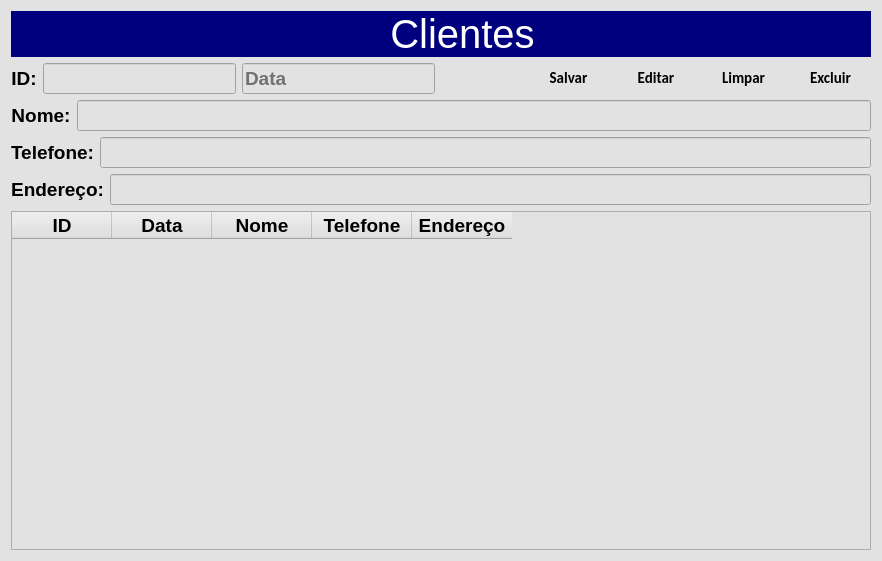
<?xml version="1.0" encoding="UTF-8"?>
<ui version="4.0">
 <class>Clientes</class>
 <widget class="QDialog" name="Clientes">
  <property name="geometry">
   <rect>
    <x>0</x>
    <y>0</y>
    <width>882</width>
    <height>561</height>
   </rect>
  </property>
  <property name="windowTitle">
   <string>Dialog</string>
  </property>
  <property name="styleSheet">
   <string notr="true">background-color: rgb(226, 226, 226);</string>
  </property>
  <layout class="QGridLayout" name="gridLayout">
   <item row="0" column="0">
    <layout class="QHBoxLayout" name="horizontalLayout">
     <property name="spacing">
      <number>0</number>
     </property>
     <item>
      <widget class="QPushButton" name="btn_Voltar">
       <property name="sizePolicy">
        <sizepolicy hsizetype="Fixed" vsizetype="Minimum">
         <horstretch>0</horstretch>
         <verstretch>0</verstretch>
        </sizepolicy>
       </property>
       <property name="font">
        <font>
         <family>Segoe UI Black</family>
         <pointsize>12</pointsize>
         <weight>75</weight>
         <bold>true</bold>
        </font>
       </property>
       <property name="cursor">
        <cursorShape>PointingHandCursor</cursorShape>
       </property>
       <property name="toolTip">
        <string/>
       </property>
       <property name="styleSheet">
        <string notr="true">QPushButton{
	background-color: rgb(0, 0, 127);
 	border-radius: 0px
}

QPushButton:hover{
	background-color: rgb(0, 85, 255);
	color:rgb(200,200,200)
}

QPushButton:pressed{
  background-color:rgb(35,35,35);
  color:rgb(200,200,200)
}
</string>
       </property>
       <property name="text">
        <string/>
       </property>
       <property name="icon">
        <iconset>
         <normaloff>:/image/imagens/voltar1.png</normaloff>:/image/imagens/voltar1.png</iconset>
       </property>
       <property name="iconSize">
        <size>
         <width>80</width>
         <height>45</height>
        </size>
       </property>
       <property name="default">
        <bool>false</bool>
       </property>
       <property name="flat">
        <bool>false</bool>
       </property>
      </widget>
     </item>
     <item>
      <widget class="QLabel" name="label">
       <property name="font">
        <font>
         <pointsize>30</pointsize>
        </font>
       </property>
       <property name="styleSheet">
        <string notr="true">color: rgb(255, 255, 255);
background-color: rgb(0, 0, 127);</string>
       </property>
       <property name="text">
        <string>Clientes</string>
       </property>
       <property name="alignment">
        <set>Qt::AlignCenter</set>
       </property>
      </widget>
     </item>
    </layout>
   </item>
   <item row="1" column="0">
    <layout class="QGridLayout" name="gridLayout_2">
     <item row="0" column="2">
      <widget class="QLineEdit" name="L_Data">
       <property name="sizePolicy">
        <sizepolicy hsizetype="Fixed" vsizetype="Fixed">
         <horstretch>0</horstretch>
         <verstretch>0</verstretch>
        </sizepolicy>
       </property>
       <property name="font">
        <font>
         <pointsize>14</pointsize>
         <weight>75</weight>
         <bold>true</bold>
        </font>
       </property>
       <property name="cursor">
        <cursorShape>ArrowCursor</cursorShape>
       </property>
       <property name="inputMask">
        <string/>
       </property>
       <property name="cursorPosition">
        <number>0</number>
       </property>
       <property name="placeholderText">
        <string>Data</string>
       </property>
      </widget>
     </item>
     <item row="0" column="4">
      <widget class="QPushButton" name="btn_Salvar">
       <property name="font">
        <font>
         <family>Calibri</family>
         <pointsize>11</pointsize>
         <weight>75</weight>
         <bold>true</bold>
        </font>
       </property>
       <property name="cursor">
        <cursorShape>PointingHandCursor</cursorShape>
       </property>
       <property name="toolTip">
        <string>Salvar</string>
       </property>
       <property name="styleSheet">
        <string notr="true">QPushButton{
   border-radius: 8px
}

QPushButton:hover{
  background-color:rgb(50,50,50);
  color:rgb(200,200,200)
}

QPushButton:pressed{
  background-color:rgb(35,35,35);
  color:rgb(200,200,200)
}
</string>
       </property>
       <property name="text">
        <string>Salvar</string>
       </property>
       <property name="icon">
        <iconset>
         <normaloff>:/image/imagens/media-floppy.32.png</normaloff>:/image/imagens/media-floppy.32.png</iconset>
       </property>
       <property name="iconSize">
        <size>
         <width>45</width>
         <height>45</height>
        </size>
       </property>
      </widget>
     </item>
     <item row="0" column="0">
      <widget class="QLabel" name="label_3">
       <property name="sizePolicy">
        <sizepolicy hsizetype="Fixed" vsizetype="Fixed">
         <horstretch>0</horstretch>
         <verstretch>0</verstretch>
        </sizepolicy>
       </property>
       <property name="font">
        <font>
         <pointsize>14</pointsize>
         <weight>75</weight>
         <bold>true</bold>
        </font>
       </property>
       <property name="text">
        <string>ID:</string>
       </property>
       <property name="textFormat">
        <enum>Qt::AutoText</enum>
       </property>
       <property name="alignment">
        <set>Qt::AlignCenter</set>
       </property>
      </widget>
     </item>
     <item row="0" column="3">
      <widget class="QPushButton" name="btn_Calendario">
       <property name="font">
        <font>
         <family>Calibri</family>
         <pointsize>11</pointsize>
         <weight>75</weight>
         <bold>true</bold>
        </font>
       </property>
       <property name="cursor">
        <cursorShape>PointingHandCursor</cursorShape>
       </property>
       <property name="toolTip">
        <string>Salvar</string>
       </property>
       <property name="styleSheet">
        <string notr="true">QPushButton{
   border-radius: 8px
}

QPushButton:hover{
  background-color:rgb(50,50,50);
  color:rgb(200,200,200)
}

QPushButton:pressed{
  background-color:rgb(35,35,35);
  color:rgb(200,200,200)
}
</string>
       </property>
       <property name="text">
        <string/>
       </property>
       <property name="icon">
        <iconset>
         <normaloff>:/image/imagens/calendario.png</normaloff>:/image/imagens/calendario.png</iconset>
       </property>
       <property name="iconSize">
        <size>
         <width>45</width>
         <height>45</height>
        </size>
       </property>
      </widget>
     </item>
     <item row="0" column="5">
      <widget class="QPushButton" name="btn_Editar">
       <property name="font">
        <font>
         <family>Calibri</family>
         <pointsize>11</pointsize>
         <weight>75</weight>
         <bold>true</bold>
        </font>
       </property>
       <property name="cursor">
        <cursorShape>PointingHandCursor</cursorShape>
       </property>
       <property name="toolTip">
        <string>Salvar</string>
       </property>
       <property name="styleSheet">
        <string notr="true">QPushButton{
   border-radius: 8px
}

QPushButton:hover{
  background-color:rgb(50,50,50);
  color:rgb(200,200,200)
}

QPushButton:pressed{
  background-color:rgb(35,35,35);
  color:rgb(200,200,200)
}
</string>
       </property>
       <property name="text">
        <string>Editar</string>
       </property>
       <property name="icon">
        <iconset>
         <normaloff>:/image/imagens/editar (1).png</normaloff>:/image/imagens/editar (1).png</iconset>
       </property>
       <property name="iconSize">
        <size>
         <width>45</width>
         <height>36</height>
        </size>
       </property>
      </widget>
     </item>
     <item row="0" column="7">
      <widget class="QPushButton" name="btn_Excluir">
       <property name="font">
        <font>
         <family>Calibri</family>
         <pointsize>11</pointsize>
         <weight>75</weight>
         <bold>true</bold>
        </font>
       </property>
       <property name="cursor">
        <cursorShape>PointingHandCursor</cursorShape>
       </property>
       <property name="toolTip">
        <string>Excluir</string>
       </property>
       <property name="styleSheet">
        <string notr="true">QPushButton{
   border-radius: 8px
}

QPushButton:hover{
  background-color:rgb(50,50,50);
  color:rgb(200,200,200)
}

QPushButton:pressed{
  background-color:rgb(35,35,35);
  color:rgb(200,200,200)
}
</string>
       </property>
       <property name="text">
        <string>Excluir</string>
       </property>
       <property name="icon">
        <iconset>
         <normaloff>:/image/imagens/excluir-arquivo.png</normaloff>:/image/imagens/excluir-arquivo.png</iconset>
       </property>
       <property name="iconSize">
        <size>
         <width>45</width>
         <height>36</height>
        </size>
       </property>
      </widget>
     </item>
     <item row="0" column="1">
      <widget class="QLineEdit" name="L_Id">
       <property name="enabled">
        <bool>false</bool>
       </property>
       <property name="sizePolicy">
        <sizepolicy hsizetype="Fixed" vsizetype="Fixed">
         <horstretch>0</horstretch>
         <verstretch>0</verstretch>
        </sizepolicy>
       </property>
       <property name="font">
        <font>
         <pointsize>14</pointsize>
         <weight>75</weight>
         <bold>true</bold>
        </font>
       </property>
       <property name="cursorPosition">
        <number>0</number>
       </property>
      </widget>
     </item>
     <item row="0" column="6">
      <widget class="QPushButton" name="btn_Limpar">
       <property name="font">
        <font>
         <family>Calibri</family>
         <pointsize>11</pointsize>
         <weight>75</weight>
         <bold>true</bold>
        </font>
       </property>
       <property name="cursor">
        <cursorShape>PointingHandCursor</cursorShape>
       </property>
       <property name="toolTip">
        <string>Salvar</string>
       </property>
       <property name="styleSheet">
        <string notr="true">QPushButton{
   border-radius: 8px
}

QPushButton:hover{
  background-color:rgb(50,50,50);
  color:rgb(200,200,200)
}

QPushButton:pressed{
  background-color:rgb(35,35,35);
  color:rgb(200,200,200)
}
</string>
       </property>
       <property name="text">
        <string>Limpar</string>
       </property>
       <property name="icon">
        <iconset>
         <normaloff>:/image/imagens/editar (1).png</normaloff>:/image/imagens/editar (1).png</iconset>
       </property>
       <property name="iconSize">
        <size>
         <width>45</width>
         <height>36</height>
        </size>
       </property>
      </widget>
     </item>
    </layout>
   </item>
   <item row="2" column="0">
    <layout class="QGridLayout" name="gridLayout_3">
     <item row="0" column="0">
      <widget class="QLabel" name="label_4">
       <property name="font">
        <font>
         <pointsize>14</pointsize>
         <weight>75</weight>
         <bold>true</bold>
        </font>
       </property>
       <property name="text">
        <string>Nome:</string>
       </property>
       <property name="textFormat">
        <enum>Qt::AutoText</enum>
       </property>
       <property name="alignment">
        <set>Qt::AlignCenter</set>
       </property>
      </widget>
     </item>
     <item row="0" column="1">
      <widget class="QLineEdit" name="L_Nome">
       <property name="font">
        <font>
         <pointsize>14</pointsize>
         <weight>75</weight>
         <bold>true</bold>
        </font>
       </property>
       <property name="cursorPosition">
        <number>0</number>
       </property>
      </widget>
     </item>
    </layout>
   </item>
   <item row="3" column="0">
    <layout class="QGridLayout" name="gridLayout_4">
     <item row="0" column="0">
      <widget class="QLabel" name="label_5">
       <property name="font">
        <font>
         <pointsize>14</pointsize>
         <weight>75</weight>
         <bold>true</bold>
        </font>
       </property>
       <property name="text">
        <string>Telefone:</string>
       </property>
       <property name="textFormat">
        <enum>Qt::AutoText</enum>
       </property>
       <property name="alignment">
        <set>Qt::AlignCenter</set>
       </property>
      </widget>
     </item>
     <item row="0" column="1">
      <widget class="QLineEdit" name="L_Telefone">
       <property name="font">
        <font>
         <pointsize>14</pointsize>
         <weight>75</weight>
         <bold>true</bold>
        </font>
       </property>
       <property name="inputMask">
        <string/>
       </property>
       <property name="cursorPosition">
        <number>0</number>
       </property>
      </widget>
     </item>
    </layout>
   </item>
   <item row="4" column="0">
    <layout class="QGridLayout" name="gridLayout_5">
     <item row="0" column="0">
      <widget class="QLabel" name="label_6">
       <property name="font">
        <font>
         <pointsize>14</pointsize>
         <weight>75</weight>
         <bold>true</bold>
        </font>
       </property>
       <property name="text">
        <string>Endereço:</string>
       </property>
       <property name="textFormat">
        <enum>Qt::AutoText</enum>
       </property>
       <property name="alignment">
        <set>Qt::AlignCenter</set>
       </property>
      </widget>
     </item>
     <item row="0" column="1">
      <widget class="QLineEdit" name="L_Endereco">
       <property name="font">
        <font>
         <pointsize>14</pointsize>
         <weight>75</weight>
         <bold>true</bold>
        </font>
       </property>
       <property name="cursorPosition">
        <number>0</number>
       </property>
      </widget>
     </item>
    </layout>
   </item>
   <item row="5" column="0">
    <widget class="QTableWidget" name="Tab_CadClientes">
     <column>
      <property name="text">
       <string>ID</string>
      </property>
      <property name="font">
       <font>
        <pointsize>14</pointsize>
        <weight>75</weight>
        <bold>true</bold>
       </font>
      </property>
     </column>
     <column>
      <property name="text">
       <string>Data</string>
      </property>
      <property name="font">
       <font>
        <pointsize>14</pointsize>
        <weight>75</weight>
        <bold>true</bold>
       </font>
      </property>
     </column>
     <column>
      <property name="text">
       <string>Nome</string>
      </property>
      <property name="font">
       <font>
        <pointsize>14</pointsize>
        <weight>75</weight>
        <bold>true</bold>
       </font>
      </property>
     </column>
     <column>
      <property name="text">
       <string>Telefone</string>
      </property>
      <property name="font">
       <font>
        <pointsize>14</pointsize>
        <weight>75</weight>
        <bold>true</bold>
       </font>
      </property>
     </column>
     <column>
      <property name="text">
       <string>Endereço</string>
      </property>
      <property name="font">
       <font>
        <pointsize>14</pointsize>
        <weight>75</weight>
        <bold>true</bold>
       </font>
      </property>
     </column>
    </widget>
   </item>
  </layout>
 </widget>
 <tabstops>
  <tabstop>Tab_CadClientes</tabstop>
 </tabstops>
 <resources>
  <include location="icons.qrc"/>
 </resources>
 <connections/>
</ui>
